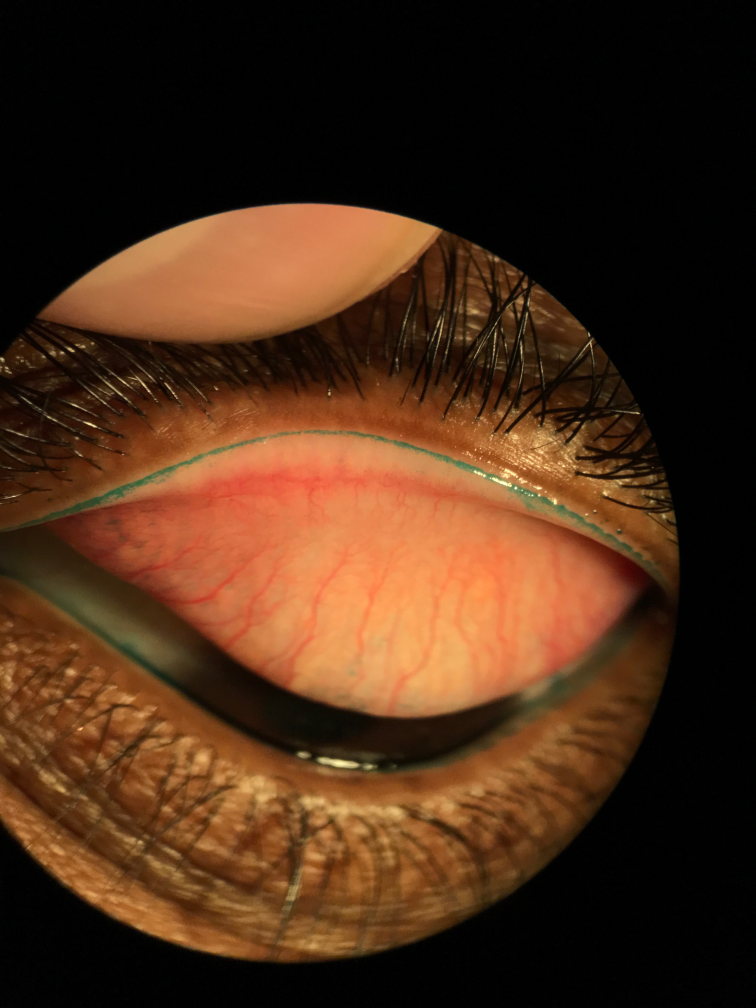
#> input picture test_images/Eyelid_Staining/7405LE_LG_LM (2).jpg, 3024 x 4032 px, found by its file name (shown at 1/4 size)
$ python 3-model_predict.py
#> lines starting #> are read from the running program, lines starting #| are printed output that depends on the picture
### utils/get_dataset.py
import os
import imageio
import numpy as np
from skimage.transform import resize
import matplotlib.pyplot as plt

from tqdm import tqdm

from utils.data_augment import get_random_perturbation


# [68 lines left out: function get_data_train, not called in this run]

def get_data_test(image_path, img_rows, img_cols):
#> called with img_rows = 512, img_cols = 512
    print()
    filenames = []
    total = 0
    for dirName, subdirList, fileList in os.walk(image_path):
        for filename in fileList:
            if ".jpg" in filename.lower():
                name = filename.split('.')[0]
                filenames.append(name)
                total += 1
    print('Total', total, 'sample images to analyse')

    print()
    print('Preprocessing sample data for test')
    pbar = tqdm(total = total)
    imags_temp = np.ndarray((total, img_rows, img_cols, 3), dtype=np.uint8)
    for i in range(total):
            imag = imageio.imread(os.path.join(image_path, filenames[i] + '.jpg'))
#> imag is the input picture: shape (4032, 3024, 3); mean R, G, B 75.2, 44.8, 23.7
            imag = np.uint8(imag)
            imag = resize(imag, (img_rows, img_cols, 3), order = 0)
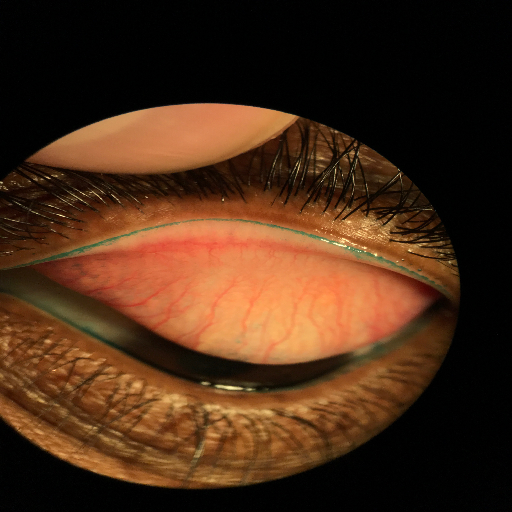
#> imag: shape (512, 512, 3); mean R, G, B 75.2, 44.8, 23.7
            imag = np.uint8(imag*255.)
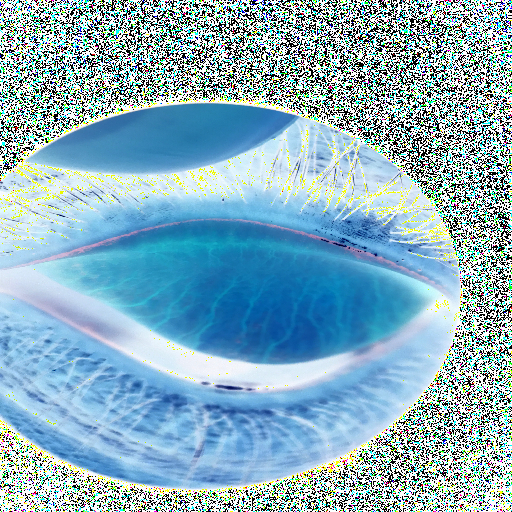
#> imag: shape (512, 512, 3); mean R, G, B 136.3, 175, 190.8
            imags_temp[i] = imag

            pbar.update(1)
    pbar.close()
    imags = imags_temp

    return imags, filenames

### utils/UNet_model.py
import tensorflow as tf
from tensorflow.keras.models import Model
from tensorflow.keras.layers import Input, concatenate, Conv2D, MaxPooling2D, Conv2DTranspose
from tensorflow.keras.optimizers import Adam

def get_unet(img_rows = 512, img_cols = 512, img_chns =3):
    inputs = Input((img_rows, img_cols, img_chns))
    conv1 = Conv2D(32, (3, 3), activation='relu', padding='same')(inputs)
    conv1 = Conv2D(32, (3, 3), activation='relu', padding='same')(conv1)
    pool1 = MaxPooling2D(pool_size=(2, 2))(conv1)

    conv2 = Conv2D(64, (3, 3), activation='relu', padding='same')(pool1)
    conv2 = Conv2D(64, (3, 3), activation='relu', padding='same')(conv2)
    pool2 = MaxPooling2D(pool_size=(2, 2))(conv2)

    conv3 = Conv2D(128, (3, 3), activation='relu', padding='same')(pool2)
    conv3 = Conv2D(128, (3, 3), activation='relu', padding='same')(conv3)
    pool3 = MaxPooling2D(pool_size=(2, 2))(conv3)

    conv4 = Conv2D(256, (3, 3), activation='relu', padding='same')(pool3)
    conv4 = Conv2D(256, (3, 3), activation='relu', padding='same')(conv4)
    pool4 = MaxPooling2D(pool_size=(2, 2))(conv4)

    conv5 = Conv2D(512, (3, 3), activation='relu', padding='same')(pool4)
    conv5 = Conv2D(512, (3, 3), activation='relu', padding='same')(conv5)

    up6 = concatenate([Conv2DTranspose(256, (2, 2), strides=(2, 2), padding='same')(conv5), conv4], axis=3)
    conv6 = Conv2D(256, (3, 3), activation='relu', padding='same')(up6)
    conv6 = Conv2D(256, (3, 3), activation='relu', padding='same')(conv6)

    up7 = concatenate([Conv2DTranspose(128, (2, 2), strides=(2, 2), padding='same')(conv6), conv3], axis=3)
    conv7 = Conv2D(128, (3, 3), activation='relu', padding='same')(up7)
    conv7 = Conv2D(128, (3, 3), activation='relu', padding='same')(conv7)

    up8 = concatenate([Conv2DTranspose(64, (2, 2), strides=(2, 2), padding='same')(conv7), conv2], axis=3)
    conv8 = Conv2D(64, (3, 3), activation='relu', padding='same')(up8)
    conv8 = Conv2D(64, (3, 3), activation='relu', padding='same')(conv8)

    up9 = concatenate([Conv2DTranspose(32, (2, 2), strides=(2, 2), padding='same')(conv8), conv1], axis=3)
    conv9 = Conv2D(32, (3, 3), activation='relu', padding='same')(up9)
    conv9 = Conv2D(32, (3, 3), activation='relu', padding='same')(conv9)

    conv10 = Conv2D(1, (1, 1), activation='sigmoid')(conv9)


    model = Model(inputs=[inputs], outputs=[conv10])
    #model.summary()
    #plot_model(model, to_file='model.png')

    model.compile(
        optimizer=Adam(
            lr=1e-3,
            beta_1=0.9,
            beta_2=0.999,
            epsilon=1e-08,
            decay=0.000000199
            ),
        loss='binary_crossentropy',
        metrics=['accuracy']
        )

    return model

### training/Eye_Redness/3-model_predict.py
# %%
import os
import numpy as np
from tqdm import tqdm
from skimage.io import imsave

from UNet_model import get_unet
from get_dataset import get_data_test


# %%
project_name = '2D-Unet_2'
project_dir = './LG Staining Capture Analysis/' + project_name
image_dir =  project_dir + '/test_images'
result_dir = project_dir + '/test_results'
if not os.path.exists(result_dir):
    os.mkdir(result_dir)

img_rows = 512
img_cols = 512
img_chns = 3


# %%
print()
print('-'*30, 'Loading and preprocessing test data...','-'*30)

imags_test, filenames = get_data_test(image_dir, img_rows, img_cols)
imags_test = np.float32(imags_test)
imags_test /= 255.  # scale masks to [0, 1]


# %%
print()
print('-'*30, 'Saving preprocessed test images to files...','-'*30)

imags = np.uint8(imags_test*255.)

count_processed = 0
if not os.path.exists(result_dir):
    os.mkdir(result_dir)
pbar = tqdm(total = imags.shape[0])
for i in range(0, imags.shape[0]):
    #imsave(os.path.join(pred_dir, 'pre_processed_' + str(count_processed) + '.png'), imags[i])
    imsave(os.path.join(result_dir,  filenames[i] + '.png'), imags[i])
    count_processed += 1

    pbar.update(1)
pbar.close()


# %%
print()
print('-'*30, 'Creating and compiling model...','-'*30)
model = get_unet(img_rows, img_cols, img_chns)
#> (the run stopped early here; a loop or call above may not have finished)
